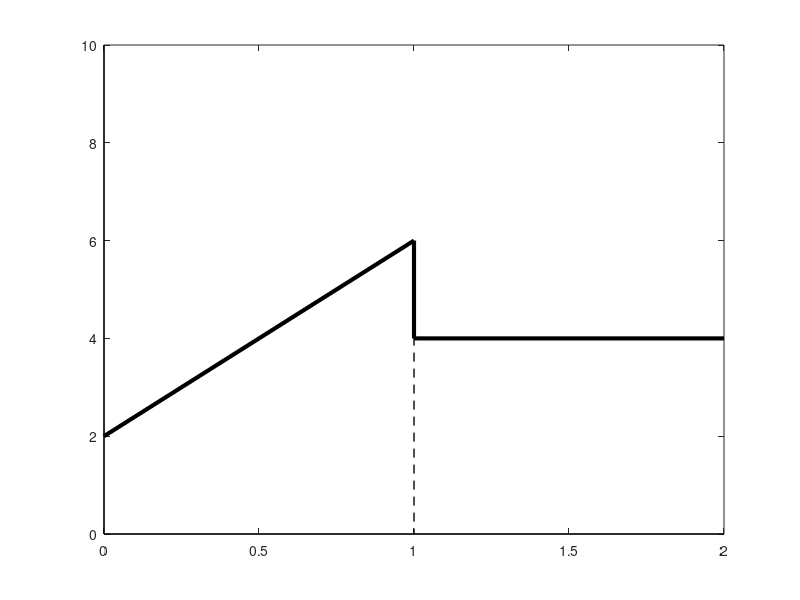

Write the MATLAB code that produced this figure. (Note: this script raises an error after producing the figure.)
% To plot displacement time graph for maxwell model
figure(1)
plot([0,1],[2,6],'linewidth',3,'Color','black');
hold on
plot([1,1],[6,4],'linewidth',3,'Color','black');
plot([1,2],[4,4],'linewidth',3,'Color','black');
plot([0,0],[0,10],'linewidth',1,'Color','black');
plot([0,2],[0, 0],'linewidth',1,'Color','black');
plot([1,1],[6,0],'Linestyle','--','linewidth',1,'Color','black');
arrow([1.05,6],[1.05,4.1],'LineWidth',2)
arrow([1.05,4.1],[1.05,6],'LineWidth',2)
arrow([0.05,0],[0.05,2],'LineWidth',2)
arrow([0.05,2],[0.05,0],'LineWidth',2)
text(0.1,1,'(F/k)','Fontsize',12,'Fontweight','bold');
text(1.1,5,'(F/k)','Fontsize',12,'Fontweight','bold');


grid on

axis tight

title('Maxwell Model','FontSize',20, 'FontWeight','bold');
set(gca,'YTickLabel',[],'XTickLabel',[])

ylabel('Displacement','Fontsize',12,'FontWeight','bold');

xlabel('Time','Fontsize',12,'FontWeight','bold');

hold off

%Plot string generation

% To plot load time graph for maxwell model
figure(2)
plot([0,0],[0,1],'linewidth',3,'Color','black');
hold on
plot([0,1],[1,1],'linewidth',3,'Color','black');
plot([1,1],[1,0],'linewidth',3,'Color','black');
plot([1,2],[0,0],'linewidth',3,'Color','black');
plot([0,2],[0,0],'linewidth',1,'Color','black');
plot([0,0],[0,2],'linewidth',1,'Color','black');
plot([1,1],[1,2],'Linestyle','--','linewidth',1,'Color','black');

rectangle('Position',[0,0,1,1],'Facecolor','[0.5 0.5 0.5]')
grid on

axis tight
set(gca,'YTickLabel',[],'XTickLabel',[])
ylabel('Load','Fontsize',12,'FontWeight','bold');
xlabel('Time','Fontsize',12,'FontWeight','bold');


hold off

%Plot string generation



